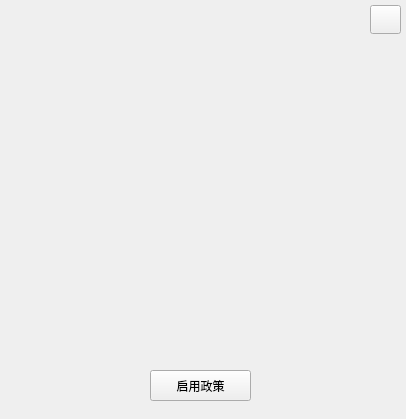
<?xml version="1.0" encoding="UTF-8"?>
<ui version="4.0">
 <class>pchoice</class>
 <widget class="QWidget" name="pchoice">
  <property name="geometry">
   <rect>
    <x>0</x>
    <y>0</y>
    <width>406</width>
    <height>419</height>
   </rect>
  </property>
  <property name="windowTitle">
   <string>Form</string>
  </property>
  <property name="styleSheet">
   <string notr="true">#back{
border-image: url(:/new/pics/resouce/policy_background.png);
}
#pushButton{
	background-color: rgb(157, 195, 230);
	alternate-background-color: rgb(157, 195, 230);
}</string>
  </property>
  <widget class="QLabel" name="title">
   <property name="geometry">
    <rect>
     <x>110</x>
     <y>10</y>
     <width>181</width>
     <height>21</height>
    </rect>
   </property>
   <property name="font">
    <font>
     <family>黑体</family>
     <pointsize>14</pointsize>
     <bold>true</bold>
    </font>
   </property>
   <property name="text">
    <string/>
   </property>
   <property name="alignment">
    <set>Qt::AlignCenter</set>
   </property>
  </widget>
  <widget class="QLabel" name="consuption">
   <property name="geometry">
    <rect>
     <x>80</x>
     <y>230</y>
     <width>69</width>
     <height>20</height>
    </rect>
   </property>
   <property name="text">
    <string/>
   </property>
  </widget>
  <widget class="QLabel" name="description">
   <property name="geometry">
    <rect>
     <x>70</x>
     <y>260</y>
     <width>271</width>
     <height>61</height>
    </rect>
   </property>
   <property name="text">
    <string/>
   </property>
  </widget>
  <widget class="QLabel" name="picture">
   <property name="geometry">
    <rect>
     <x>40</x>
     <y>60</y>
     <width>311</width>
     <height>121</height>
    </rect>
   </property>
   <property name="text">
    <string/>
   </property>
  </widget>
  <widget class="QPushButton" name="take_effect">
   <property name="geometry">
    <rect>
     <x>150</x>
     <y>370</y>
     <width>101</width>
     <height>31</height>
    </rect>
   </property>
   <property name="text">
    <string>启用政策</string>
   </property>
  </widget>
  <widget class="QLabel" name="back">
   <property name="geometry">
    <rect>
     <x>0</x>
     <y>0</y>
     <width>406</width>
     <height>419</height>
    </rect>
   </property>
   <property name="text">
    <string/>
   </property>
  </widget>
  <widget class="QPushButton" name="exit">
   <property name="geometry">
    <rect>
     <x>370</x>
     <y>5</y>
     <width>31</width>
     <height>29</height>
    </rect>
   </property>
   <property name="styleSheet">
    <string notr="true">#exit{
	border-image: url(:/new/pics/resouce/exit_.png);
}
#exit:hover{
	border-image: url(:/new/pics/resouce/exit__click.png);
}</string>
   </property>
   <property name="text">
    <string/>
   </property>
  </widget>
  <widget class="QLabel" name="act_cost">
   <property name="geometry">
    <rect>
     <x>75</x>
     <y>228</y>
     <width>69</width>
     <height>20</height>
    </rect>
   </property>
   <property name="font">
    <font>
     <family>Bauhaus 93</family>
     <pointsize>13</pointsize>
    </font>
   </property>
   <property name="text">
    <string/>
   </property>
   <property name="alignment">
    <set>Qt::AlignRight|Qt::AlignTrailing|Qt::AlignVCenter</set>
   </property>
  </widget>
  <widget class="QLabel" name="txt">
   <property name="geometry">
    <rect>
     <x>50</x>
     <y>260</y>
     <width>301</width>
     <height>101</height>
    </rect>
   </property>
   <property name="font">
    <font>
     <family>幼圆</family>
     <pointsize>13</pointsize>
     <bold>false</bold>
    </font>
   </property>
   <property name="text">
    <string/>
   </property>
   <property name="alignment">
    <set>Qt::AlignLeading|Qt::AlignLeft|Qt::AlignTop</set>
   </property>
   <property name="wordWrap">
    <bool>true</bool>
   </property>
  </widget>
  <zorder>back</zorder>
  <zorder>title</zorder>
  <zorder>consuption</zorder>
  <zorder>description</zorder>
  <zorder>picture</zorder>
  <zorder>take_effect</zorder>
  <zorder>exit</zorder>
  <zorder>act_cost</zorder>
  <zorder>txt</zorder>
 </widget>
 <resources/>
 <connections/>
</ui>
